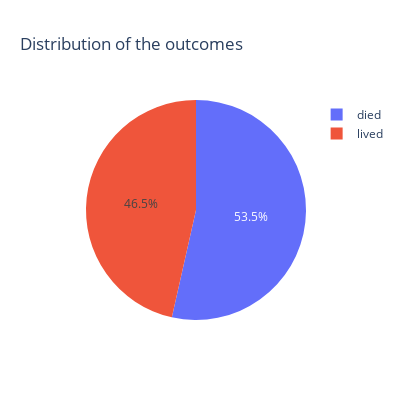

Notebook source saved alongside this figure:
### Code cell
fig = px.pie(train_df, names='binary_outcome', title='Distribution of the outcomes', width=400, height=400)
fig.show()

### Figure 1 — Plotly figure (JSON) as saved in the notebook; plotly's stock layout.template omitted (floating-point values rounded to 4 significant figures; data arrays with more than 128 entries replaced by an {"elided": "..."} marker saying what was removed)
{"data": [{"domain": {"x": [0, 1], "y": [0, 1]}, "hovertemplate": "binary_outcome=%{label}<extra></extra>", "labels": {"elided": "1235 str values"}, "legendgroup": "", "name": "", "showlegend": true, "type": "pie"}], "layout": {"height": 400, "legend": {"tracegroupgap": 0}, "title": {"text": "Distribution of the outcomes"}, "width": 400}}
